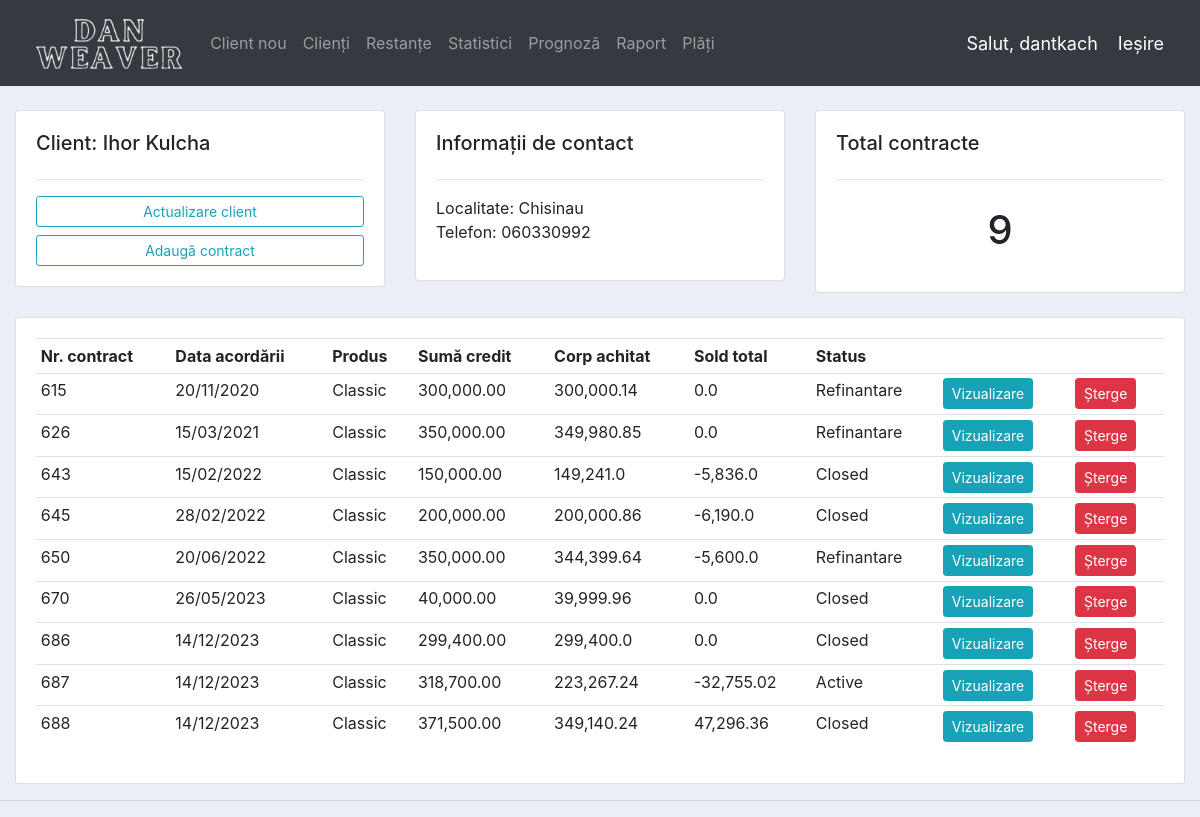
Page /client/17/ (signed in) on the committed database.
### accounts/models.py (models this page shows, shortened)
class Client(models.Model):
    PERSON = (
        ('Physical', 'Physical'),
        ('Juridical', 'Juridical')
    )
    GENDER = (
        ('Male', 'Male'),
        ('Female', 'Female')
    )
    company_name = models.CharField(max_length=200, null=True)
    jur_address = models.CharField(max_length=200, null=True, blank=True)
    administrator = models.CharField(max_length=200, null=True, blank=True)
    first_name = models.CharField(max_length=200, null=True, blank=True)
    last_name = models.CharField(max_length=200, null=True, blank=True)
    person = models.CharField(max_length=200, null=True,
                              choices=PERSON, default="Physical")
    gender = models.CharField(max_length=200, null=True,
                              choices=GENDER, default="Male")
    location = models.CharField(max_length=200, null=True, blank=True)
    phone_num = models.CharField(max_length=20, null=True, blank=True)
    idnp = models.CharField(max_length=20, null=True, blank=True)
    id_card_nr = models.CharField(max_length=200, null=True, blank=True)
    id_card_office = models.CharField(max_length=200, null=True, blank=True)
    id_card_date = models.DateField(null=True, blank=True)
    birth_date = models.DateField(null=True, blank=True)
    bank_name = models.CharField(max_length=200, null=True, blank=True)
    bank_code = models.CharField(max_length=200, null=True, blank=True)
    bank_account = models.CharField(max_length=200, null=True, blank=True)
    registration_date = models.DateField(null=True, blank=True)
    registration_nr = models.CharField(max_length=20, null=True, blank=True)

class Contract(models.Model):
    STATUS = (
        ('Active', 'Active'),
        ('Closed', 'Closed'),
        ('Colectare', 'Colectare'),
        ('Judecata', 'Judecata'),
        ('Bad Client', 'Bad Client'),
        ('Refinantare', 'Refinantare')
    )
    CALC_METHOD = (
        ('Declining Balance', 'Declining Balance'),
        ('Declining Balance (OLD)', 'Declining Balance (OLD)'),
        ('Fixed Flat', 'Fixed Flat'),
    )
    PRODUCT = {
        ('Classic', 'Classic'),
        ('Imobil', 'Imobil'),
        ('Special', 'Special'),
        ('Consum', 'Consum')
    }
    CURRENCY = {
        ('MDL', 'MDL'),
        ('EUR', 'EUR'),
    }
    ECONOMICAL_SECTOR = (
        ('Agricultură', 'Agricultură'),
        ('Comerț', 'Comerț'),
        ('Construcții', 'Construcții'),
        ('Consum', 'Consum'),
        ('Imobil', 'Imobil'),
        ('Transport', 'Transport'),
        ('Prestarea serviciilor', 'Prestarea serviciilor'),
        ('Industria energetică', 'Industria energetică'),
        ('Industria productivă', 'Industria productivă'),
        ('Industria Alim. și Procesare', 'Industria Alim. și Procesare'),
        ('Alte scopuri', 'Alte scopuri')
    )
    TERM = (
        ('Long', 'Long'),
        ('Short', 'Short')
    )
    id = models.IntegerField(primary_key=True)
    client = models.ForeignKey(Client, null=True, on_delete=models.CASCADE)
    status = models.CharField(max_length=200, null=True,
                              choices=STATUS, default='Active')
    scope = models.CharField(max_length=200, null=True, blank=True)
    sector = models.CharField(max_length=200, null=True,
                              choices=ECONOMICAL_SECTOR, default='Agricultură')
    term = models.CharField(max_length=200, null=True,
                            choices=TERM, default='Long')
    date_created = models.DateField(null=True)
    date_closed = models.DateField(null=True, blank=True)
    product = models.CharField(max_length=200, null=True,
                               choices=PRODUCT, default='Classic')
    loan = models.DecimalField(max_digits=15, decimal_places=2, null=True)
    months = models.IntegerField(null=True)
    interest_rate = models.DecimalField(max_digits=10,
                                        decimal_places=3, null=True)
    annual_payments = models.IntegerField(null=True)
    calc_method = models.CharField(max_length=100,
                                   null=True, choices=CALC_METHOD)
    month_sum = models.DecimalField(max_digits=10, decimal_places=3, null=True)
    grace_period = models.IntegerField(null=True)
    currency = models.CharField(max_length=100, null=True,
                                choices=CURRENCY, default='MDL')
    exchange_rate = models.DecimalField(max_digits=15, decimal_places=3,
                                        default=1, blank=True)
    comments = models.TextField(null=True)
    comission = models.DecimalField(max_digits=10, decimal_places=3, null=True)
    residual = models.DecimalField(max_digits=15, decimal_places=2, null=True, blank=True, default=0)
    fee_issue = models.DecimalField(max_digits=10, decimal_places=3, null=True, blank=True, default=0)
    fee_issue_months = models.IntegerField(null=True, blank=True, default=1)

### accounts/decorators.py (the view)
		def wrapper_func(request, *args, **kwargs):
			group = None
			if request.user.groups.exists():
				group = request.user.groups.all()[0].name
			if group in allowed_roles:
				return view_func(request, *args, **kwargs)
			else:
				return HttpResponse('You are not authorized to view this page')

### accounts/templates/accounts/client.html
{%  extends 'accounts/my_main.html' %}
{% block content %}
	<br>
<div class="row">
	<div class="col-md">
		<div class="card card-body">
			{% if client.person == "Physical" %}
				<h5>Client: {{client.first_name}} {{client.last_name}}</h5>
			{% elif client.person == "Juridical" %}
				<h5>Client: {{client.company_name}}</h5>
			{% endif %}
			<hr>
			<a class="btn btn-outline-info  btn-sm btn-block" href="{% url 'update_client' client.id %}">Actualizare client</a>
			<a class="btn btn-outline-info  btn-sm btn-block" href="{% url 'create_contract' client.id %}">Adaugă contract</a>
		</div>
	</div>
	<div class="col-md">
		<div class="card card-body">
			<h5>Informații de contact</h5>
			<hr>
			<p>Localitate: {{client.location}} <br> Telefon: {{client.phone_num}}</p>
		</div>
	</div>
	<div class="col-md">
		<div class="card card-body">
			<h5>Total contracte</h5>
			<hr>
			<h1 style="text-align: center;padding: 10px">{{contracts_count}}</h1>
		</div>
	</div>
</div>
<br>
<div class="row">
	<div class="col-md">
		<div class="card card-body">
			<table class="table table-sm">
				<tr>
					<th>Nr. contract</th>
					<th>Data acordării</th>
					<th>Produs</th>
					<th>Sumă credit</th>
					<th>Corp achitat</th>
					<th>Sold total</th>
					<th>Status</th>
					<th></th>
					<th></th>
				</tr>
				{% for contract in contracts %}
				<tr>
					<td>{{contract.0}}</td>
					<td>{{contract.1|date:"d/m/Y"}}</td>
					<td>{{contract.2}}</td>
					<td>{{contract.3}}</td>
					<td>{{contract.5.0.7}}</td>
					<td>{{contract.5.0.3}}</td>
					<td>{{contract.4}}</td>
					<td><a class="btn btn-sm btn-info" href="{% url 'view_contract' contract.0 %}">Vizualizare</a></td>
					<td><a class="btn btn-sm btn-danger" href="{% url 'delete_contract' contract.0 %}">Șterge</a></td>
				</tr>
				{% endfor %}
			</table>
		</div>
	</div>
</div>
{% endblock %}

### accounts/templates/accounts/my_navbar.html (shortened to what this page needs)
{% load static %}
<nav class="navbar navbar-expand-lg navbar-dark bg-dark">
 <img src="{% static 'images/logo2.png' %}" height="70">
  <div class="collapse navbar-collapse" id="navbarNav">
    <ul class="navbar-nav">
      {% if request.user.is_staff %}
        <li class="nav-item">
            <a class="nav-link" href="{% url 'createClient' %}">Client nou</a>
        </li>
        <li class="nav-item">
            <a class="nav-link" href="{% url 'home' %}">Clienți</a>
        </li>
        <li class="nav-item">
            <a class="nav-link" href="/arrears/?status=Active">Restanțe</a>
        </li>
        <li class="nav-item">
            <a class="nav-link" href="{% url 'download_statistics' %}">Statistici</a>
        </li>
        <li class="nav-item">
            <a class="nav-link" href="/prognosis/2000-01-01/2000-01-01/Classic/">Prognoză</a>
        </li>
        <li class="nav-item">
            <a class="nav-link" href="/report/{% now "Y-m-d" %}/All/">Raport</a>
        </li>
        <li class="nav-item">
            <a class="nav-link" href="/payments/">Plăți</a>
        </li>
      {% endif %}
    </ul>
  </div>
  <span class="hello-msg">Salut, {{request.user}}</span>
  <span ><a  class="hello-msg" href="{% url 'logout' %}">Ieșire</a></span>
</nav>

### static/css/main.css (style rules this page uses)
body { background-color: #ebeff5; }

### accounts/templates/accounts/my_navbar.html (style rules this page uses)
.hello-msg { font-size: 18px; color: #fff; margin-right: 20px; }

### rows in the picture
Client: first_name "Ihor", last_name "Kulcha", location "Chisinau", phone_num "060330992"
Contract: date_created "20/11/2020", product "Classic", loan "300,000.00", status "Refinantare"
Contract: date_created "15/03/2021", product "Classic", loan "350,000.00", status "Refinantare"
Contract: date_created "15/02/2022", product "Classic", loan "150,000.00", status "Closed"
Contract: date_created "28/02/2022", product "Classic", loan "200,000.00", status "Closed"
Contract: date_created "20/06/2022", product "Classic", loan "350,000.00", status "Refinantare"
Contract: date_created "26/05/2023", product "Classic", loan "40,000.00", status "Closed"
Contract: date_created "14/12/2023", product "Classic", loan "299,400.00", status "Closed"
Contract: date_created "14/12/2023", product "Classic", loan "318,700.00", status "Active"
Contract: date_created "14/12/2023", product "Classic", loan "371,500.00", status "Closed"

### other values in the picture
{{ request.user }} "dantkach"
{{ contracts_count }} "9"
{{ contract.0 }} "615" "626" "643" "645" "650" "670" "686" "687" "688"
{{ contract.5.0.7 }} "300,000.14" "349,980.85" "149,241.0" "200,000.86" "344,399.64" "39,999.96" "299,400.0" "223,267.24" "349,140.24"
{{ contract.5.0.3 }} "0.0" "0.0" "-5,836.0" "-6,190.0" "-5,600.0" "0.0" "0.0" "-32,755.02" "47,296.36"
